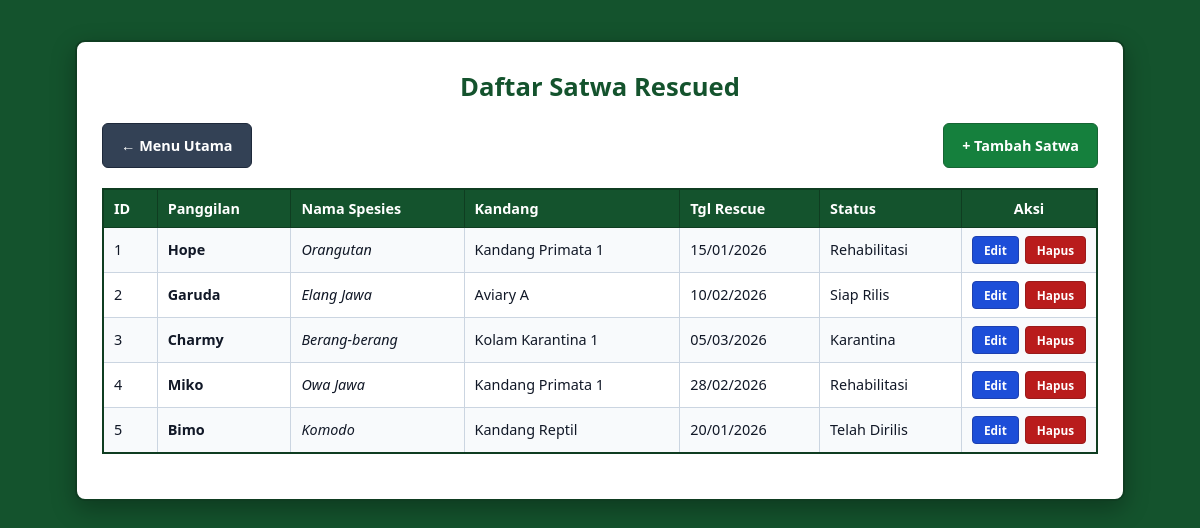
The app's page /view/animals.php with its own data.
### tables this page shows
CREATE TABLE animals (
    id_animal INT AUTO_INCREMENT PRIMARY KEY,
    id_enclosure INT NOT NULL,
    species_name VARCHAR(100) NOT NULL,
    nickname VARCHAR(50) NOT NULL,
    rescue_date DATE NOT NULL,
    status ENUM('Karantina', 'Rehabilitasi', 'Siap Rilis', 'Telah Dirilis') NOT NULL DEFAULT 'Karantina',
    CONSTRAINT fk_animal_enclosure 
        FOREIGN KEY (id_enclosure) REFERENCES enclosures(id_enclosure) 
        ON DELETE CASCADE 
        ON UPDATE CASCADE
);

CREATE TABLE enclosures (
    id_enclosure INT AUTO_INCREMENT PRIMARY KEY,
    name VARCHAR(100) NOT NULL,
    habitat_type VARCHAR(50) NOT NULL,
    capacity INT NOT NULL
);

### class/Animal.php (called while the page is built, shortened)
<?php
class Animal {
    private $conn;
    private $table = "animals";
    public function __construct($db) {
        $this->conn = $db;
    }
    public function readAll() {
        $query = "SELECT a.*, e.name AS enclosure_name
                  FROM {$this->table} a
                  JOIN enclosures e ON a.id_enclosure = e.id_enclosure
                  ORDER BY a.id_animal ASC";
        $stmt = $this->conn->prepare($query);
        $stmt->execute();
        return $stmt->fetchAll(PDO::FETCH_ASSOC);
    }
}
?>

### view/animals.php (the view, shortened to what this page needs)
<link rel="stylesheet" href="../styles.css?v=<?= time() ?>">
<?php
require_once '../class/Animal.php';
$db = (new Database())->conn;
$animal = new Animal($db);
$action = $_GET['action'] ?? 'list';
?>
<div class="container">
<?php
switch ($action) {
        ?>
        <?php
    default:
        $list = $animal->readAll();
        ?>
        <h2>Daftar Satwa Rescued</h2>
        <div class="header-actions">
            <a href="../index.php" class="back-btn">&larr; Menu Utama</a>
            <a href="animals.php?action=create" class="add-btn">+ Tambah Satwa</a>
        </div>
        <div class="table-responsive">
        <table>
            <tr>
                <th>ID</th>
                <th>Panggilan</th>
                <th>Nama Spesies</th>
                <th>Kandang</th>
                <th>Tgl Rescue</th>
                <th>Status</th>
                <th>Aksi</th>
            </tr>
            <?php if (empty($list)): ?>
            <tr>
                <td colspan="7" style="text-align:center;">Belum ada data satwa.</td>
            </tr>
            <?php else: ?>
            <?php foreach ($list as $row): ?>
            <tr>
                <td><?= $row['id_animal'] ?></td>
                <td><strong><?= htmlspecialchars($row['nickname']) ?></strong></td>
                <td><em><?= htmlspecialchars($row['species_name']) ?></em></td>
                <td><?= htmlspecialchars($row['enclosure_name']) ?></td>
                <td><?= date('d/m/Y', strtotime($row['rescue_date'])) ?></td>
                <td><?= htmlspecialchars($row['status']) ?></td>
                <td>
                    <div class="action-buttons">
                        <a href="animals.php?action=edit&id=<?= $row['id_animal'] ?>" class="edit-btn">Edit</a>
                        <a href="animals.php?action=delete&id=<?= $row['id_animal'] ?>" class="delete-btn" onclick="return confirm('Yakin ingin menghapus satwa ini? Rekam medis terkait juga akan terhapus.')">Hapus</a>
                    </div>
                </td>
            </tr>
            <?php endforeach; ?>
            <?php endif; ?>
        </table>
        </div>
        <?php
        break;
}
?>
</div>

### styles.css (style rules this page uses)
* { margin: 0; padding: 0; box-sizing: border-box; }
.container { width: 95%; max-width: 1050px; margin: 40px auto; padding: 25px; background-color: #ffffff; border: 2px solid #0f3d21; border-radius: 10px; box-shadow: 0 8px 24px rgba(0, 0, 0, 0.3); overflow: hidden; }
h2 { color: #14532d; font-size: 1.6rem; font-weight: 800; margin-bottom: 15px; text-align: center; }
.header-actions { display: flex; justify-content: space-between; align-items: center; margin-bottom: 20px; }
.add-btn, .back-btn, .edit-btn, .delete-btn, button { padding: 10px 18px; border-radius: 6px; cursor: pointer; text-decoration: none; font-weight: 700; font-size: 0.9em; display: inline-block; }
.add-btn { background-color: #15803d; color: #ffffff; border: 1px solid #166534; }
.back-btn { background-color: #334155; color: #ffffff; border: 1px solid #1e293b; }
.action-buttons { display: inline-flex; align-items: center; justify-content: center; gap: 6px; white-space: nowrap; }
.edit-btn { background-color: #1d4ed8; color: #ffffff; border: 1px solid #1e40af; padding: 5px 11px; font-size: 0.82em; font-weight: 700; border-radius: 4px; text-decoration: none; display: inline-block; }
.delete-btn { background-color: #b91c1c; color: #ffffff; border: 1px solid #991b1b; padding: 5px 11px; font-size: 0.82em; font-weight: 700; border-radius: 4px; text-decoration: none; display: inline-block; }
.table-responsive { width: 100%; overflow-x: auto; margin: 20px 0; }
table { width: 100%; border-collapse: collapse; border: 2px solid #0f3d21; }
table th { background-color: #14532d; color: #ffffff; font-weight: 700; font-size: 0.9em; padding: 9px 10px; text-align: left; border: 1px solid #0f3d21; }
table td { padding: 8px 10px; text-align: left; color: #111827; font-size: 0.9em; font-weight: 500; border: 1px solid #cbd5e1; }
table th:last-child, table td:last-child { white-space: nowrap; text-align: center; width: 1%; }
table tr:nth-child(even) { background-color: #f8fafc; }

### records on screen
animals: id_animal "1", nickname "Hope", species_name "Orangutan", id_enclosure.name "Kandang Primata 1", rescue_date "15/01/2026", status "Rehabilitasi"
animals: id_animal "2", nickname "Garuda", species_name "Elang Jawa", id_enclosure.name "Aviary A", rescue_date "10/02/2026", status "Siap Rilis"
animals: id_animal "3", nickname "Charmy", species_name "Berang-berang", id_enclosure.name "Kolam Karantina 1", rescue_date "05/03/2026", status "Karantina"
animals: id_animal "4", nickname "Miko", species_name "Owa Jawa", id_enclosure.name "Kandang Primata 1", rescue_date "28/02/2026", status "Rehabilitasi"
animals: id_animal "5", nickname "Bimo", species_name "Komodo", id_enclosure.name "Kandang Reptil", rescue_date "20/01/2026", status "Telah Dirilis"
